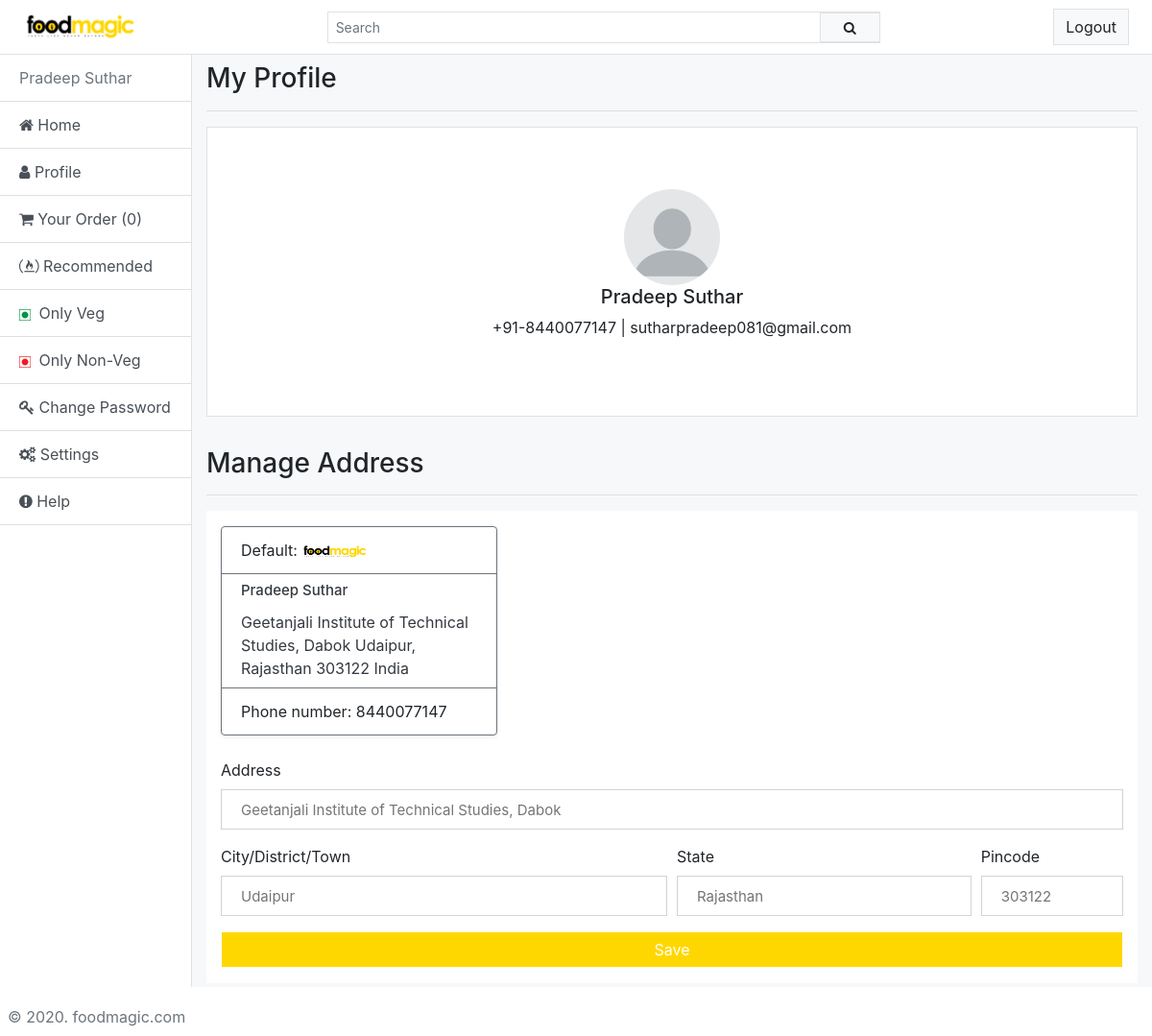
Page /home/profile/ (signed in) on the committed database.
### account/models.py (models this page shows, shortened)
class Account(AbstractBaseUser):
    first_name = models.CharField(max_length=30)
    last_name = models.CharField(max_length=30)
    email = models.EmailField(verbose_name='email',max_length=60, unique=True)
    mobile = models.CharField(default="",validators=[RegexValidator("^0?[5-9]{1}\d{9}$")], max_length=10, unique=True)
    date_joined = models.DateTimeField(verbose_name='date joined', auto_now_add=True)
    last_login = models.DateTimeField(verbose_name='last login', auto_now=True)
    is_admin = models.BooleanField(default=False)
    is_active = models.BooleanField(default=True)
    is_staff = models.BooleanField(default=False)
    is_superuser = models.BooleanField(default=False)
    USERNAME_FIELD = 'mobile'
    REQUIRED_FIELDS = ['email']
    objects = MyAccountManager()
    def __str__(self):
        return self.first_name +" "+ self.last_name

class Addres(models.Model):
    user = models.OneToOneField(to=Account, on_delete=CASCADE)
    area = models.CharField(default="Geetanjali Institute of Technical Studies, Dabok",max_length=400)
    pincode = models.CharField(default="303122", max_length=6)
    district = models.CharField(default="Udaipur", max_length=100)
    state = models.CharField(default="Rajasthan", max_length=100)
    cr_date = models.DateTimeField(auto_now_add=True)

### core/views.py (the view)
# urls.py: path('profile/', views.userProfile, name='profile'),
@login_required(login_url='/')
def userProfile(request):
    title = 'Profile'
    if request.user.is_authenticated:
        address = Addres.objects.all().filter(user=request.user)
    else:
        pass
    return render(request, 'profile.html',{'title':title,'address':address})

### templates/profile.html (shortened to what this page needs)
{% extends "base.html" %}
{% block navbar %}
{% include "navbar.html" %}
{% endblock navbar %}
{% block main_body %}
<div class="container my-2">
    <h3>My Profile</h3><hr>
    <div class="jumbotron jumbotron-fluid bg-white border">
        <div class="container">
           <div class="text-center">
            <img src="/static/images/avtar.png" alt="avtar" width="100" height="100" class="rounded-circle">
            <h1 class="h5">{{request.user}}</h1>
            <p>+91-{{request.user.mobile}} | {{request.user.email}}</p>
           </div>
        </div>
      </div>
      <h3>Manage Address</h3><hr>
      <div class="jumbotron jumbotron-fluid bg-white border-0 pt-3 pb-0 mb-0">
           <div class="container text-left d-flex justify-content-between">
              {% for address in address %}
              <div class="card border-secondary mb-3 shadow-sm" style="max-width: 18rem; height: auto;">
                <div class="card-header bg-transparent border-secondary">Default: <b><img src="/static/images/foodmagiclogo.png" alt="logo" width="70px" height="15px"></b></div>
                <div class="card-body text-dark py-2">
                  <h5 class="card-title">{{request.user}}</h5>
                  <p class="card-text">
                    {{address.area}}
                    <span>{{address.district}}</span>, <span>{{address.state}}</span> <span>{{address.pincode}}</span> <span>India</span>
                  </p>
                </div>
                <div class="card-footer bg-transparent border-secondary">
                  <p class="my-0">Phone number: <span>{{request.user.mobile}}</span></p>
                </div>
              </div>
              {% endfor %}
           </div>
      </div>
      <div class="jumbotron jumbotron-fluid bg-white border-0 pt-2 pb-0 mt-0">
           <div class="container text-left d-flex justify-content-between">
             <address>
                  <form method="POST" action="/home/changeaddress/">{% csrf_token %}
                    <div class="form-group">
                      <label for="inputAddress">Address</label>
                      <input type="text" class="input-filed" id="inputAddress" placeholder="Geetanjali Institute of Technical Studies, Dabok" name="area">
                    </div>
                    <div class="form-row">
                      <div class="form-group col-md-6">
                        <label for="inputCity">City/District/Town</label>
                        <input type="text" class="input-filed" id="inputCity" name="city" placeholder="Udaipur">
                      </div>
                      <div class="form-group col-md-4">
                        <label for="inputState">State</label>
                        <input type="text" class="input-filed" id="inputState" name="state" placeholder="Rajasthan">
                      </div>
                      <div class="form-group col-md-2">
                        <label for="inputPinCode">Pincode</label>
                        <input type="text" class="input-filed" id="inputPinCode" ondrop="return false;" onpaste="return false;" onkeypress="return event.charCode >= 48 && event.charCode <= 57" maxlength="6" name="pincode" placeholder="303122">
                      </div>
                    </div>
                    <button type="submit" class="btn-block btn btn-md btn-outline rounded-0">Save</button>
                  </form>
             </address>
      </div>
</div>
{% endblock %}

### templates/base.html (shortened to what this page needs)
{% load static %}
<!doctype html>
<html lang="en">
<head>
    <link rel="stylesheet" href="https://stackpath.bootstrapcdn.com/bootstrap/4.4.1/css/bootstrap.min.css">
    <link href="//maxcdn.bootstrapcdn.com/font-awesome/4.7.0/css/font-awesome.min.css" rel="stylesheet">
    <link rel="stylesheet" href="{% static 'css/style.css' %}">
</head>
<body>
    {% block navbar %}
    {% endblock navbar %}
    <div class="container-fluid p-0 m-0" style="width: 100%; height: 90vh;">
        <div class="row p-0 m-0" style="width: 100%;">
            <div class="col-2 bg-white p-0 rounded-0 scroll border-right">
                <div class="list-group list-group-flush">
                    <a href="/home/" class="list-group-item list-group-item-action disabled">{{request.user}}</a>
                    <a href="/home/" class="list-group-item list-group-item-action"><i class="fa fa-home"></i> Home</a>
                    <a href="/home/profile/" class="list-group-item list-group-item-action"><i class="fa fa-user"></i>
                        Profile</a>
                    <a href="#" class="list-group-item list-group-item-action"><i
                            class="fa fa-shopping-cart"></i>
                        Your Order (0)</a>
                    <a href="/home/recommended/" class="list-group-item list-group-item-action"><i
                            class="fa fa-free-code-camp"></i>
                        Recommended</a>
                    <a href="/home/veg/" class="list-group-item list-group-item-action"> <span><img class="mr-1"
                                src="/static/images/veg.png/" alt="veg" width="12px" height="12px"></span> Only Veg</a>
                    <a href="/home/non-veg/" class="list-group-item list-group-item-action"><span><img class="mr-1"
                                src="/static/images/non-veg.png/" alt="veg" width="12px" height="12px"></span> Only
                        Non-Veg</a>
                    <a href="/password_change/" class="list-group-item list-group-item-action"><i class="fa fa-key"></i>
                        Change Password</a>
                    <a href="/home/settings/" class="list-group-item list-group-item-action"><i class="fa fa-cogs"></i>
                        Settings</a>
                    <a href="/home/help/" class="list-group-item list-group-item-action"><i
                            class="fa fa-exclamation-circle"></i>
                        Help</a>
                </div>
                <div class="fixed-bottom p-2 text-left text-muted">
                    &copy; 2020. foodmagic.com
                </div>
            </div>
            <div class="col-10 p-0 bg-body scroll" style="width: 100%; height: 100vh;">
                {% block main_body %}
                {% endblock main_body %}
            </div>
        </div>
    </div>
    {% include "footer.html" %}

### static/css/style.css (style rules this page uses)
.bg-body { background-color: #F6F8F9; }
.scroll { max-height: 90vh; overflow-y: auto; overflow-x: hidden; }
.input-filed { width: 100%; height: 30px; padding: 20px; font-size: 15px; border: 1px solid lightgray; border-radius: 0; background-color: #ffffff; }
.card .card-body .card-title { font-size: 15px; padding: 0; }
.btn-outline { border: 1px solid #ffd700; border: 1px solid #fff; background-color: #ffd700; color: #fff; border-radius: 0; }

### rows in the picture
Account: user "Pradeep Suthar", user.mobile "8440077147", user.email "sutharpradeep081@gmail.com"
Addres: area "Geetanjali Institute of Technical Studies, Dabok", district "Udaipur", state "Rajasthan", pincode "303122"
